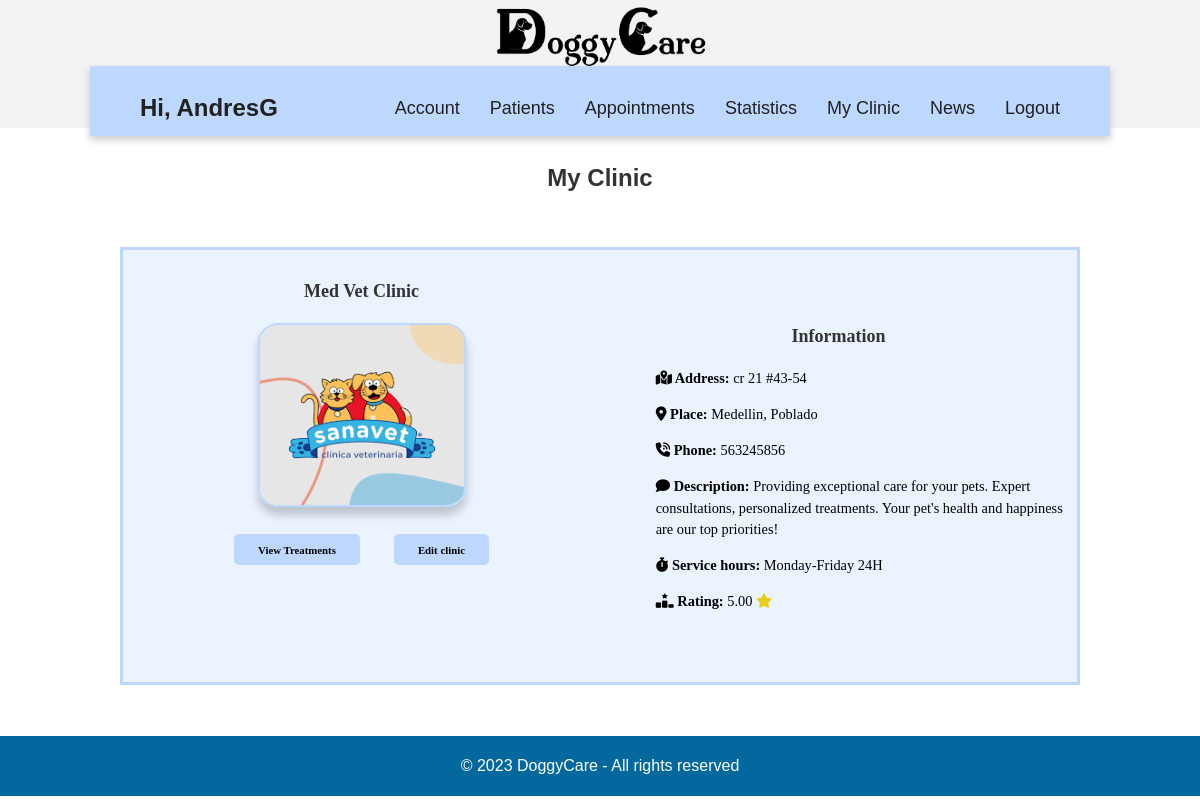
/vet/show_clinic/ (signed in), run on an earlier commit of the app's database.
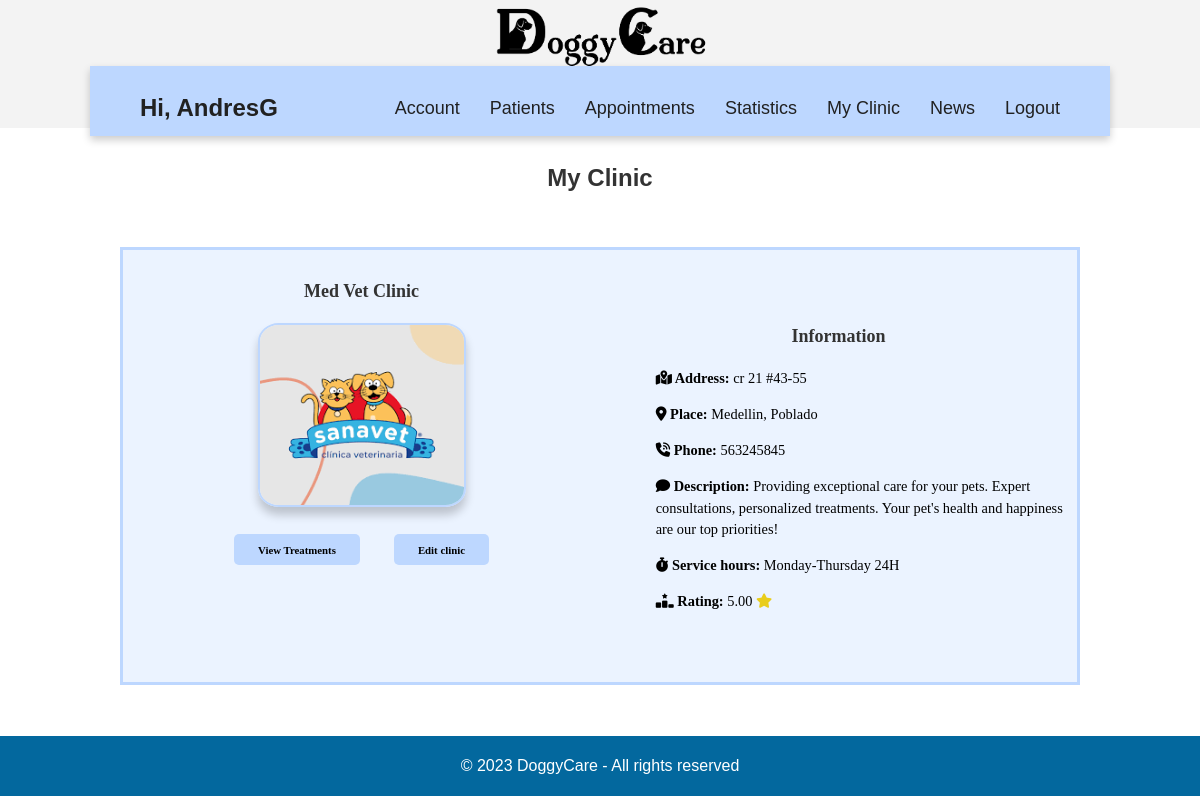
And on a later commit of the database.
### accounts/models.py (models this page shows, shortened)
class clinic_info(models.Model):
    id = models.AutoField(primary_key= True)
    name = models.CharField(blank= False, max_length=50)
    address = models.CharField(blank= False, max_length=50)
    place = models.CharField(blank= False, max_length=100)
    phone = models.CharField(blank= False, max_length=50)
    description = models.TextField(blank= False, max_length=400)
    opening_hours = models.CharField(blank= False, max_length=200)
    rating = models.DecimalField(max_digits=3, decimal_places=2, blank= True, null=True)
    image= models.ImageField(upload_to='images/')
    vet = models.ForeignKey(Vet, on_delete=models.CASCADE,null=True, blank=True)

### vet/views.py (the view)
# urls.py: path('show_clinic/', views.show_clinic, name='show_clinic'),
@login_required
@vet_required
def show_clinic(request):
    user_has_permission = request.user.has_perm("accounts.can_manage")
    if request.user.is_authenticated:
        vet = Vet.objects.get(user=request.user)
        clinic_id = vet.clinic
        clinic = clinic_info.objects.filter(id=clinic_id).first()
    else:
        clinic = None
    return render(request, 'show_clinics.html', {'clinics': clinic, 'user_has_permission': user_has_permission})

### vet/templates/show_clinics.html (shortened to what this page needs)
<!DOCTYPE html>
{% extends 'base.html' %}
{% load static %}
    {% block additional_styles %}
    <link rel="stylesheet" href="{% static 'css/vet/show_clinics.css' %}">
    {% endblock additional_styles %}
    {% block content %}
    <h2>My Clinic</h2>
    <div class="all">
        <div class="clinic_container">
            <div class="left-column">
                <p class="title-inside">{{ clinics.name }}</p>
                <div class="clinic_image">
                    <img class="img" src="{{ clinics.image.url }}" alt="Image">
                    <div class="clinic-buttons">
                        <a href="{% url 'treatments' clinic_id=clinics.id %}" class="btn-cln">View Treatments</a>
                        {% if user_has_permission %}
                            <a href="{% url 'edit_clinic' clinic_id=clinics.id %}" class="btn-cln">Edit clinic</a>
                        {% endif %}
                    </div>
                </div>
            </div>
            <div class="right-column">
                <p class="title-inside">Information</p>
                <div class="clinic_info">
                    <p class="info" style="padding-left: 10%;"><i class="fa-solid fa-map-location-dot"></i><strong>   Address:</strong> {{ clinics.address }}</p>
                    <p class="info" style="padding-left: 10%;"><i class="fa-solid fa-location-dot"></i><strong>   Place:</strong> {{ clinics.place }}</p>
                    <p class="info" style="padding-left: 10%;"> <i class="fa-solid fa-phone-volume"></i><strong>   Phone:</strong> {{ clinics.phone }}</p>
                    <p class="info description" style="padding-left: 10%;"><i class="fa-solid fa-comment"></i><strong>   Description:</strong> {{ clinics.description }}</p>
                    <p class="info" style="padding-left: 10%;"><i class="fa-solid fa-stopwatch"></i><strong>   Service hours:</strong> {{ clinics.opening_hours }}</p>
                    <p class="info" style="padding-left: 10%;"><i class="fa-solid fa-ranking-star"></i><strong>   Rating:</strong> {{ clinics.rating }} <i class="fa-solid fa-star" style="color: #e9cd1c;"></i></p>
                </div>
            </div>
        </div>
    </div>
{% endblock content %}

What changed in the data, as far as the page shows it:
changed clinic_info "Med Vet Clinic": address "cr 21 #43-54" → "cr 21 #43-55"; phone "563245856" → "563245845"; opening_hours "Monday-Friday 24H" → "Monday-Thursday 24H"
